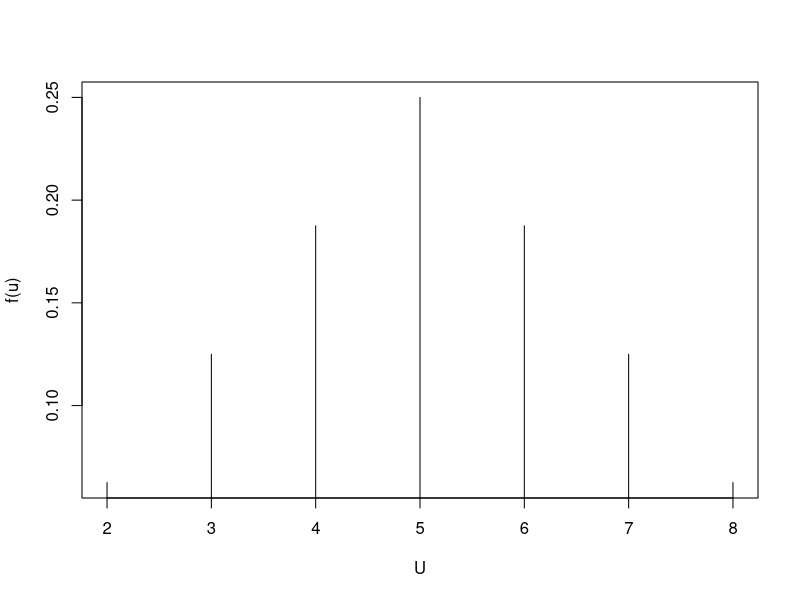
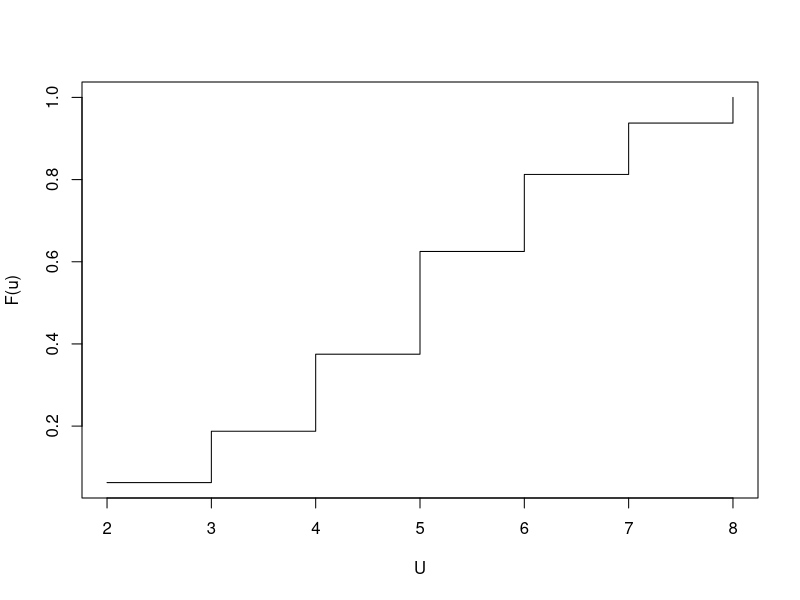

Write the R code that produced these figures, in order.
## ---- chunk 1
#libraries
library(tibble)
library(psych)
library(dplyr)
library(MASS)


## ---- chunk 2
dado <- c(1,2,3,4)
omega <- expand.grid(dado1= dado, dado2= dado)
omega$prob <- 1/nrow(omega)
tibble(omega)
## ---- chunk 3
omega$U <- omega$dado1 + omega$dado2
tibble(omega)
## ---- chunk 4
#fp <- omega %>% group_by(U) %>% summarise(fp = n()/36)
fp <- aggregate(prob ~ U, data = omega, FUN = sum)
tibble(fp)
## ---- chunk 5
plot(fp$U, fp$prob, type = "h", xlab = "U", ylab = "f(u)")
## ---- chunk 6
Fu <- cumsum(fp$prob)
tibble(U = fp$U, Fu = Fu)
## ---- chunk 7
plot(fp$U, Fu, type = "s", xlab = "U", ylab = "F(u)")
## ---- chunk 8
# P(4<=U<=7)
# Com recurso a funcao de probabilidade
print(sum(fp$prob[fp$U >= 4 & fp$U <= 7]))
# Com recurso a funcao de distribuiao
print(Fu[which(fp$U == 7)] - Fu[which(fp$U == 4-1)])
## ---- chunk 9
#P(4<U<=7)
#Com recurso a funcao de probabilidade
print(sum(fp$prob[fp$U > 4 & fp$U <= 7]))
#Com recurso a funcao de distribuiaoo
print(Fu[which(fp$U == 7)] - Fu[which(fp$U == 4)])
## ---- chunk 10
#P(4<U<7)
#Com recurso a funcao de probabilidade
print(sum(fp$prob[fp$U > 4 & fp$U < 7]))
#Com recurso a funcao de distribuicao
print(Fu[which(fp$U == 7-1)] - Fu[which(fp$U == 4)])
## ---- chunk 11
#media
media <- sum(fp$U * fp$prob)
#variancia
variancia <- sum((fp$U - media)^2 * fp$prob)
#desvio padrao
desvio_padrao <- sqrt(variancia)
tibble(media, variancia, desvio_padrao)

